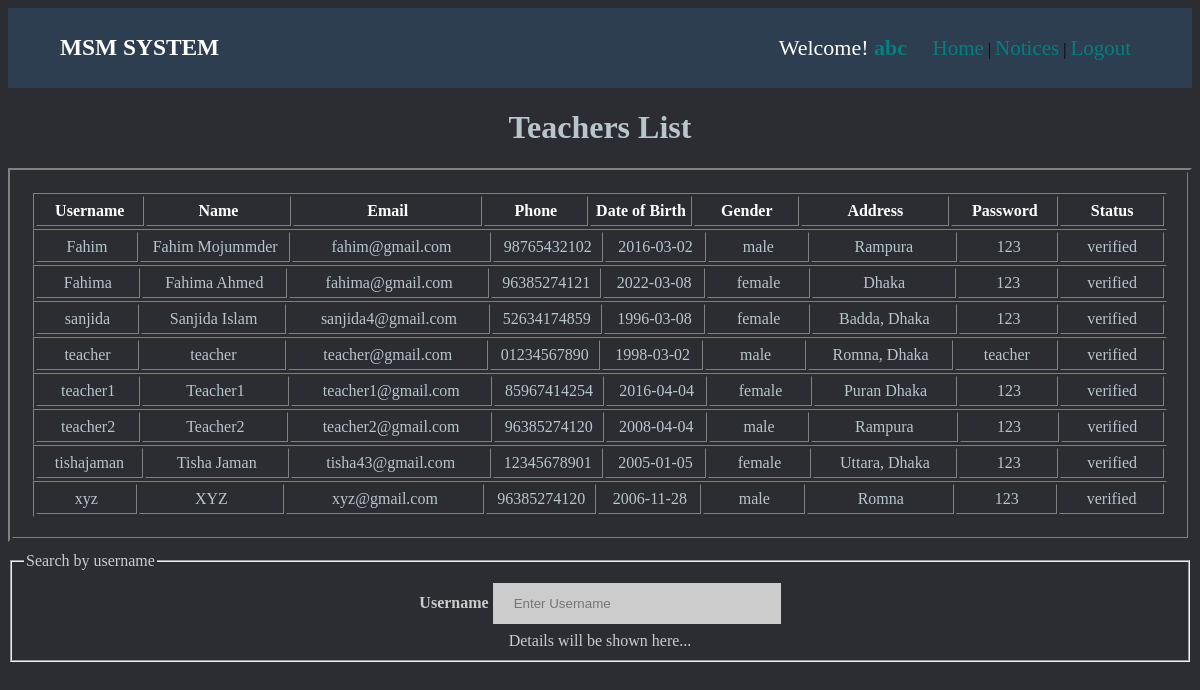
The page /views/admin/adminTeachersList.php (signed in) on the database its author committed.
### tables this page shows
CREATE TABLE `users` (
  `users` varchar(15) NOT NULL,
  `username` varchar(20) NOT NULL,
  `name` varchar(30) NOT NULL,
  `email` varchar(30) NOT NULL,
  `phone` varchar(11) NOT NULL,
  `dob` date NOT NULL,
  `gender` varchar(8) NOT NULL,
  `address` varchar(40) NOT NULL,
  `password` varchar(15) NOT NULL,
  `cpassword` varchar(15) NOT NULL,
  `status` varchar(20) NOT NULL
);

### views/admin/adminTeachersList.php (the view, shortened to what this page needs)
<!DOCTYPE html>
<html lang="en">
<head>
    <link rel="stylesheet" href="../../assets/css/adminTeachersList.css">
</head>
<body>
    <div class="top-section">
        <table style="width: 100%;">
            <tr>
                <td class="logo-title"><h3><a href="../adminHome.php">MSM SYSTEM</a></h3></td>
                <td style="width: 35%;">
                    <span class="welcome">Welcome! <span style="color: red;"> <b>
                        <a href="adminProfile.php?username=<?php echo $_COOKIE["loggedName"]; ?>" style="text-decoration: none;"><?php echo $_COOKIE["loggedName"]; ?></a>
                    </b></span></span>
                    <span class="top-menu">
                    <a href="../adminHome.php">Home</a>  |
                        <a href="../../views/admin/adminNoticesList.php">Notices</a>  |
                    <a href="../../controllers/logout.php">Logout</a>
                    </span>
                </td>
            </tr>
        </table>
    </div>
    <div class="main-section">
    <center>
    <h1 style="color: #B8C6CC;">Teachers List</h1>
    <table border="2" style="width: 100%;">
        <tr>
            <td style="width: 100%; padding: 20px;">
<html>
    <center>
    <table border="1" class="teacher-table">
    <tr>
        <th style="width: 100px;">Username</th>
        <th style="width: 150px;">Name</th>
        <th style="width: 200px;">Email</th>
        <th style="width: 100px;">Phone</th>
        <th style="width: 100px;">Date of Birth</th>
        <th style="width: 100px;">Gender</th>
        <th style="width: 150px;">Address</th>
        <th style="width: 100px;">Password</th>
        <th style="width: 100px;">Status</th>
    </tr>
</table>
    </center>
</html>
<?php
        $con = mysqli_connect('localhost', 'root', '', 'webtech');
        $sql = "select * from users where users = 'teacher' and status = 'verified' or status = 'blocked'";
        $res = mysqli_query($con, $sql);
        while($userArray = mysqli_fetch_assoc($res)){
?>
        <html>
        <center>
        <table border="1" class="teacher-table">
            <tr>
                <td style="width: 100px; "><?=$userArray['username']?></td>
                <td style="width: 150px; "><?=$userArray['name']?></td>
                <td style="width: 200px; "><?=$userArray['email']?></td>
                <td style="width: 100px; "><?=$userArray['phone']?></td>
                <td style="width: 100px; "><?=$userArray['dob']?></td>
                <td style="width: 100px; "><?=$userArray['gender']?></td>
                <td style="width: 150px; "><?=$userArray['address']?></td>
                <td style="width: 100px; "><?=$userArray['password']?></td>
                <td style="width: 100px; "><?=$userArray['status']?></td>
            </tr>
        </table>
        </center>
        </html>
        <?php
                }
?>
        </td>
        </tr>
    </table>
    </center>
    </div>
    <div class="teacher-search">
        <center>
            <form action="">
            <fieldset>
                <legend>Search by username</legend>
                <label for="username"><b>Username</b></label>
                <input type="text" placeholder="Enter Username" name="username" onkeyup="showTeacher(this.value)">
                <br>
                <div id="txtHint">Details will be shown here...</div>
            </fieldset>
            </form>
        </center>
    </div>
</body>
</html>

### assets/css/adminTeachersList.css (style rules this page uses)
body { background-color: #2B2D33; }
legend, label { color: #ccc; }
#txtHint { color: #ccc; }
.teacher-search { padding-top: 10px; }
input { width: 25%; background-color: #ccc; padding: 12px 20px; margin: 8px 0; display: inline-block; border: 1px solid #ccc; box-sizing: border-box; }
.top-section { background-color: #2C3E50; margin: 0%; }
.logo-title { color: #B8C6CC; width: 65%; padding-left: 50px; font-size: 20px; }
.logo-title a { color: white; text-decoration: none; }
.welcome { font-size: 22px; color: white; }
.welcome a { text-decoration: none; color: #008080; }
.top-menu { padding-left: 20px; }
.top-menu a { text-decoration: none; color: #008080; font-size: 21px; }
.teacher-table { width: 100%; text-align: center; }
.teacher-table th { text-align: center; padding: 5px; color: white; }
.teacher-table td { text-align: center; padding: 5px; color: #B8C6CC; }

### rows shown on the page
users: username "Fahim", name "Fahim Mojummder", email "fahim@gmail.com", phone "98765432102", dob "2016-03-02", gender "male", address "Rampura", password "123", status "verified"
users: username "Fahima", name "Fahima Ahmed", email "fahima@gmail.com", phone "96385274121", dob "2022-03-08", gender "female", address "Dhaka", password "123", status "verified"
users: username "sanjida", name "Sanjida Islam", email "sanjida4@gmail.com", phone "52634174859", dob "1996-03-08", gender "female", address "Badda, Dhaka", password "123", status "verified"
users: username "teacher", name "teacher", email "teacher@gmail.com", phone "01234567890", dob "1998-03-02", gender "male", address "Romna, Dhaka", password "teacher", status "verified"
users: username "teacher1", name "Teacher1", email "teacher1@gmail.com", phone "85967414254", dob "2016-04-04", gender "female", address "Puran Dhaka", password "123", status "verified"
users: username "teacher2", name "Teacher2", email "teacher2@gmail.com", phone "96385274120", dob "2008-04-04", gender "male", address "Rampura", password "123", status "verified"
users: username "tishajaman", name "Tisha Jaman", email "tisha43@gmail.com", phone "12345678901", dob "2005-01-05", gender "female", address "Uttara, Dhaka", password "123", status "verified"
users: username "xyz", name "XYZ", email "xyz@gmail.com", phone "96385274120", dob "2006-11-28", gender "male", address "Romna", password "123", status "verified"

### other values the page prints
$_COOKIE["loggedName"] "abc"
